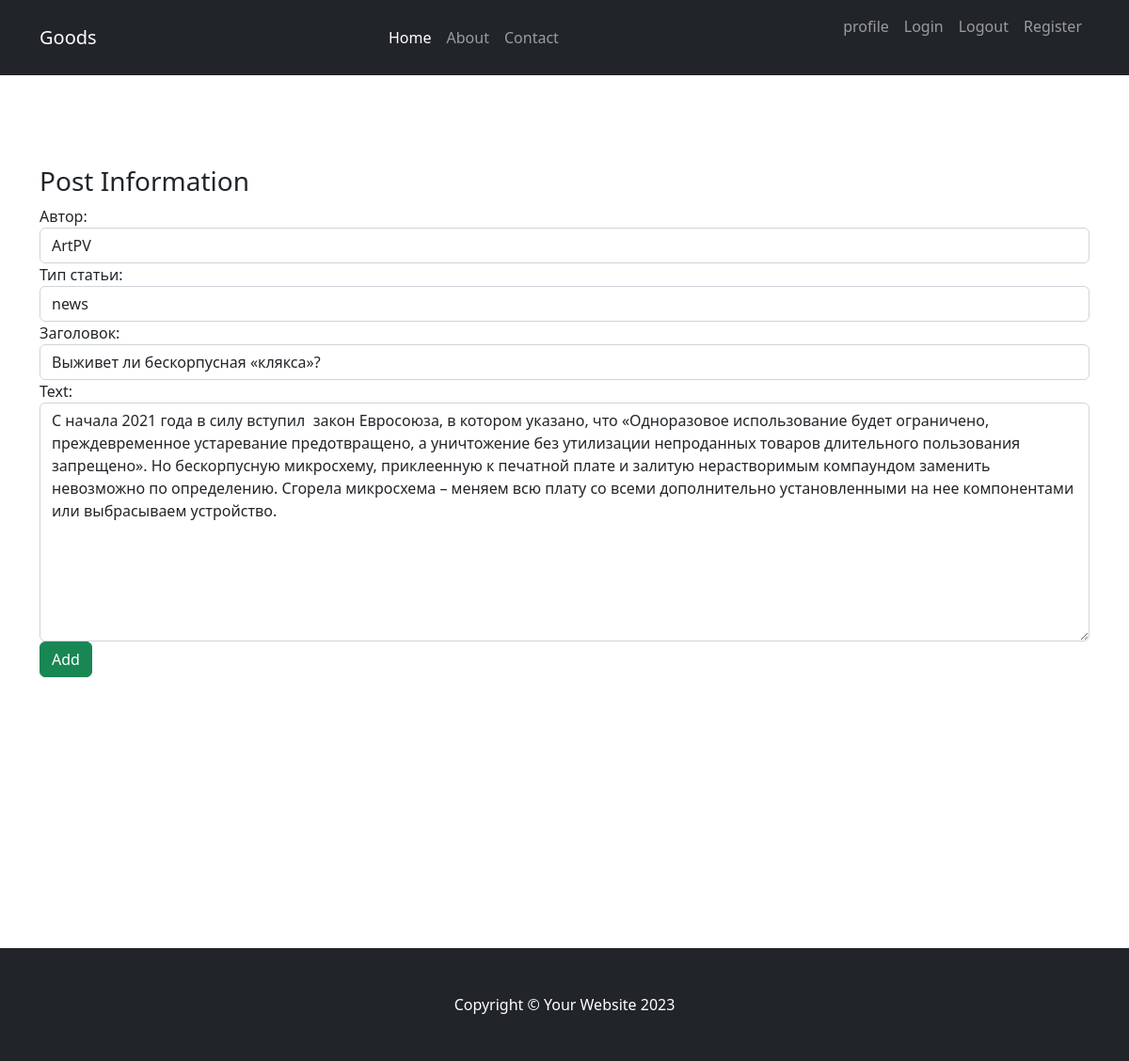
Page /posts/update/7/ (signed in) on the committed database.
### newspaper/models.py (models this page shows, shortened)
class Post(models.Model):
    NEWS = 'NW'
    POST = 'PT'
    POSTS = [
        (NEWS, 'news'),
        (POST, 'post')
    ]
    author = models.ForeignKey(
        Author, on_delete=models.CASCADE, verbose_name='Автор')
    post_type = models.CharField(
        max_length=2, choices=POSTS, default=NEWS, verbose_name='Тип статьи')
    data_post_creation = models.DateTimeField(
        auto_now_add=True, verbose_name='Дата публикации')
    title = models.CharField(max_length=255, verbose_name='Заголовок')
    text = models.TextField()
    rating_post = models.IntegerField(default=0)
    category = models.ManyToManyField('Category', through='PostCategory')
    class Meta:
        verbose_name = 'Новость'
        verbose_name_plural = 'Новости'

### newspaper/views.py (the view)
# urls.py: path('update/<int:pk>/', PostUpdateView.as_view(), name='post_update'),
class PostUpdateView(PermissionRequiredMixin, LoginRequiredMixin, UpdateView):
    template_name = 'newspaper/post_create.html'
    permission_required = 'newspaper.change_post'
    form_class = PostForm
    def get_object(self, **rwargs):
        id = self.kwargs.get('pk')
        return Post.objects.get(pk=id)

### newspaper/forms.py
class PostForm(ModelForm):
    class Meta:
        model = Post
        fields = ['author', 'post_type', 'title', 'text']
        widgets = {
            'author': forms.Select(attrs={
                'class': 'form-control',
                'placeholder': 'Выберите имя автора'
            }),
            'post_type': forms.Select(attrs={
                'class': 'form-control',
                'placeholder': 'Выберите тип статьи'
            }),
            'title': forms.TextInput(attrs={
                'class': 'form-control',
                'placeholder': 'Введите название статьи'
            }),
            'text': forms.Textarea(attrs={
                'class': 'form-control',
                'placeholder': 'Введите текст статьи'
            }),
        }

### newspaper/models.py (called while the page is built)
    def __str__(self):
        return f'{self.author_name.username}'

### newspaper/templates/newspaper/post_create.html (shortened to what this page needs)
{% extends 'layout/base.html' %}
{% block content %}
<h3>Post Information</h3>
<form method="POST">
 {{ form }}
   <input class="btn btn-success" type="submit" value="Add">
</form>
{% endblock content %}

### rows in the picture
Post: author "ArtPV", post_type "news", title "Выживет ли бескорпусная «клякса»?", text "С начала 2021 года в силу вступил закон Евросоюза, в котором указано, что «Одноразовое использование будет ограничено, преждевременное устаревание предотвращено, а уничтожение без утилизации непроданных товаров длительного пользования запрещено». Но бескорпусную микросхему, приклеенную к печатной плате и залитую нерастворимым компаундом заменить невозможно по определению. Сгорела микросхема – меняем всю плату со всеми дополнительно установленными на нее компонентами или выбрасываем устройство."
